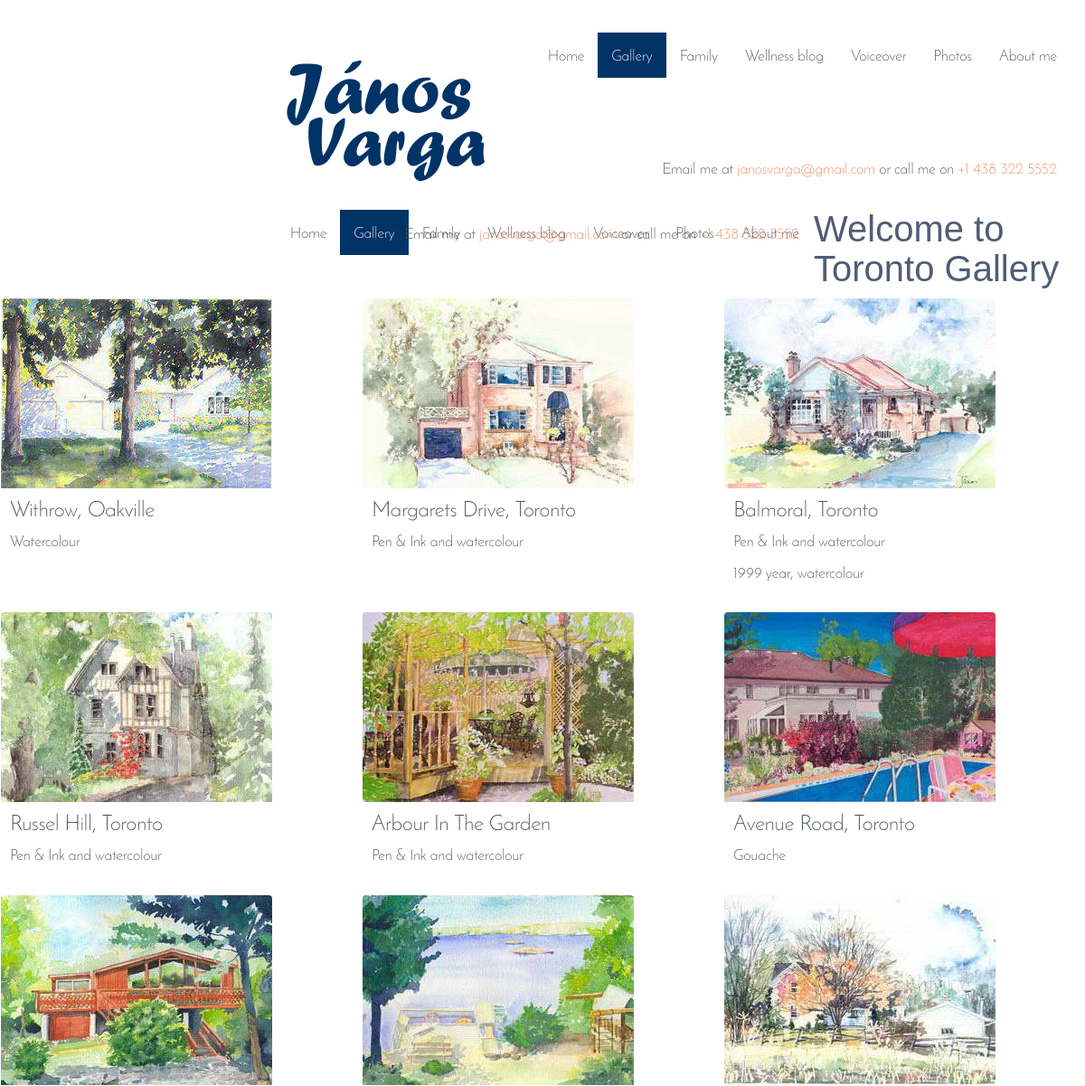
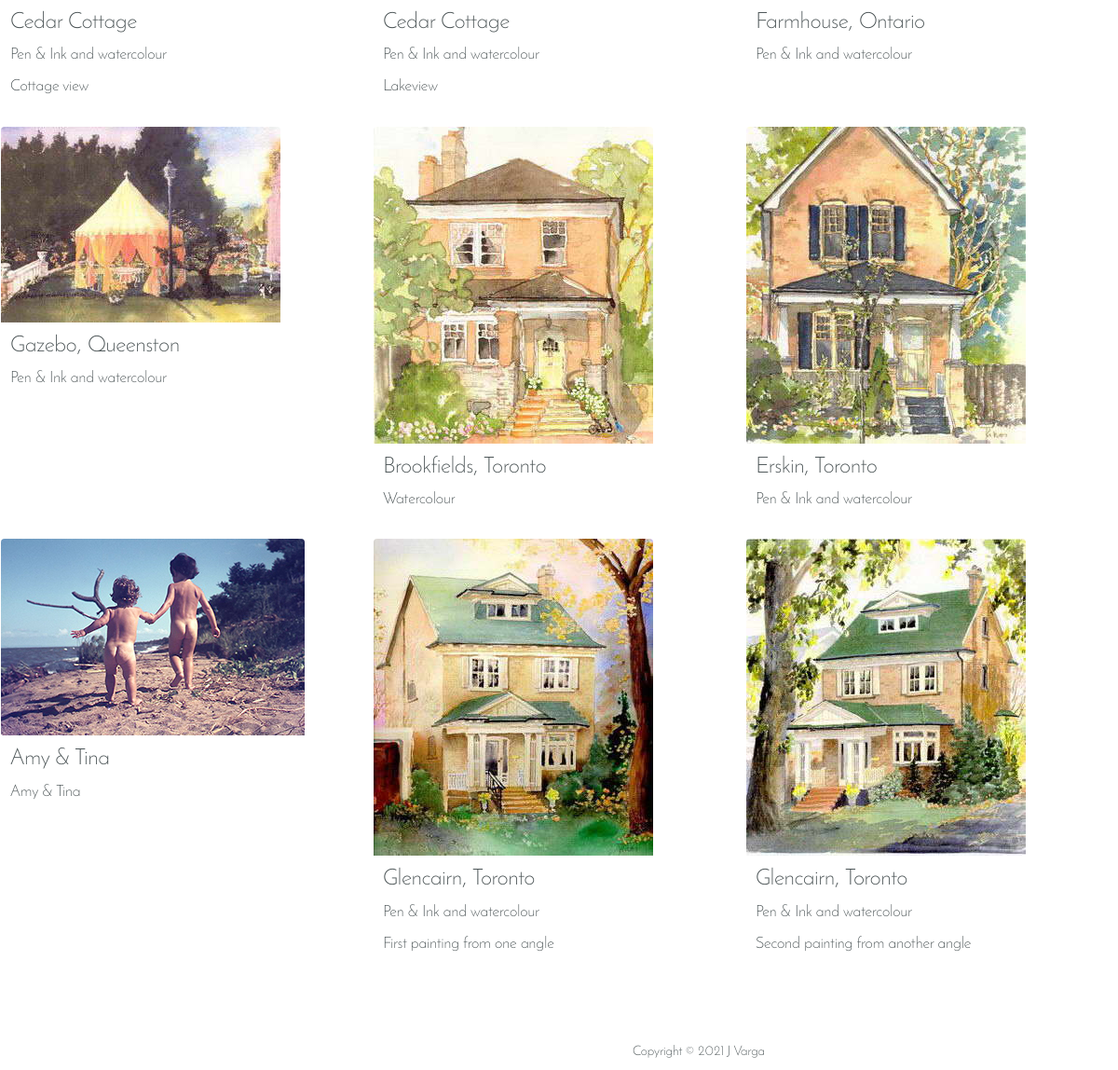
Page /toronto-orig.php on the committed database (2 pictures, top to bottom).
### tables this page shows
CREATE TABLE `settings` (
  `id` int(2) NOT NULL AUTO_INCREMENT,
  `pageName` varchar(255) NOT NULL,
  `titlePage` varchar(255) NOT NULL,
  `metaDescription` varchar(255) NOT NULL,
  `captionPage` varchar(255) NOT NULL,
  `imageLocation` varchar(255) NOT NULL,
  `header_1` varchar(255) NOT NULL,
  `header_2` varchar(255) NOT NULL,
  `header_3` varchar(255) NOT NULL,
  `text_1` text NOT NULL,
  `text_2` text NOT NULL,
  `text_3` text NOT NULL,
  PRIMARY KEY (`id`)
);

CREATE TABLE `gallery` (
  `id` int(11) NOT NULL AUTO_INCREMENT,
  `pageName` varchar(255) NOT NULL,
  `galleryName` varchar(255) NOT NULL,
  `fullGalleryName` varchar(255) NOT NULL,
  `pictureName` varchar(255) NOT NULL,
  `pictureDescription` text NOT NULL,
  `pictureDatas` text NOT NULL,
  `portrait` tinyint(1) NOT NULL,
  `fileName` varchar(255) NOT NULL,
  `indexOnPage` int(11) NOT NULL,
  PRIMARY KEY (`id`)
);

### toronto-orig.php (the view, shortened to what this page needs)
<?php include ("blocks/db.php");
$result = mysqli_query($db, "SELECT titlePage, metaDescription, header_1, imageLocation FROM settings WHERE pageName='toronto'") or die("SQL error: ".mysql_error());
$myrow = mysqli_fetch_array($result);
$header_1 = $myrow["header_1"];
$galleryName = "toronto";
?>
<!DOCTYPE html>
<html lang="en">
<head>
  <link rel="stylesheet" type="text/css" href="css/main.css">
</head>
<body>
	<?php include("blocks/header.php"); ?>
	<div id="pagecontainer">
		<?php include("blocks/topnav.php"); ?>
		<?php include("blocks/contentgallery.php"); ?>
	</div>
	<?php include("blocks/footer.php"); ?>
</body>
</html>

### blocks/contentgallery.php
<div id='welcomtext' class="gallery">
    <h2><?php echo $header_1 ?></h2>
    <article>
        <ul class="gallery-list lightgallery">
<?php
    $num_posts=mysql_fetch_array(mysql_query("SELECT COUNT(*) FROM gallery WHERE galleryName='$galleryName'")) or die(mysql_error());
    $num_posts = $num_posts["COUNT(*)"];
    $resultPicture = mysql_query("Select pictureName, pictureDescription, pictureDatas, portrait, fileName from gallery where galleryName = '$galleryName' order by indexOnPage") or die(mysql_error());
    $data = mysql_fetch_array($resultPicture);
    $num_image = 0;
    do {
        $num_image = $num_image+1;
        if ($num_image == 1) {
            $num_prev = $num_posts;
        } else {
            $num_prev = $num_image-1;
        }
        if ($num_image == $num_posts) {
            $num_next = 1;
        } else {
            $num_next = $num_image+1;
        }
        print("<li class='col-lg-4 col-md-3 col-sm-6 col-xs-12 no-gutter' >");
        printf("
                <a class='lightgallery-slide-item' href='gallery/".$imageLocation."/watercolour/".$data['fileName']."'>
                    <figure>
                        <div class='img-container'>
                            <img src='gallery/".$imageLocation."/thumbs/".$data['fileName']."' alt='".ucfirst($data['pictureName'])."'>
                        </div>
                        <figcaption>
                            <h3>".$data['pictureName']."</h3>
                            <p>".$data['pictureDescription']."</p>
                            <p>".$data['pictureDatas']."</p>
                        </figcaption>
                    </figure>
                </a>
            </section>
        </li>", $num_image, $imageLocation, $data["fileName"], $data["pictureName"], $data["pictureName"], $data["pictureDescription"], $data["pictureDatas"], $num_image, $imageLocation, $data["fileName"], $data["pictureName"],$num_prev,$num_next);
        }
        while ( $data = mysql_fetch_array($resultPicture));
    ?>
        </ul>
    </article>
</div>

### rows in the picture
settings: header_1 "Welcome to Toronto Gallery"
gallery: value "Margarets Drive, Toronto Pen & Ink and watercolour"
gallery: value "Balmoral, Toronto Pen & Ink and watercolour 1999 year, watercolour"
gallery: value "Russel Hill, Toronto Pen & Ink and watercolour"
gallery: value "Arbour In The Garden Pen & Ink and watercolour"
gallery: value "Avenue Road, Toronto Gouache"
gallery: value "Cedar Cottage Pen & Ink and watercolour Cottage view"
gallery: value "Cedar Cottage Pen & Ink and watercolour Lakeview"
gallery: value "Farmhouse, Ontario Pen & Ink and watercolour"
gallery: value "Gazebo, Queenston Pen & Ink and watercolour"
gallery: value "Brookfields, Toronto Watercolour"
gallery: value "Erskin, Toronto Pen & Ink and watercolour"
gallery: value "Amy & Tina Amy & Tina"
gallery: value "Glencairn, Toronto Pen & Ink and watercolour First painting from one angle"
gallery: value "Glencairn, Toronto Pen & Ink and watercolour Second painting from another angle"
